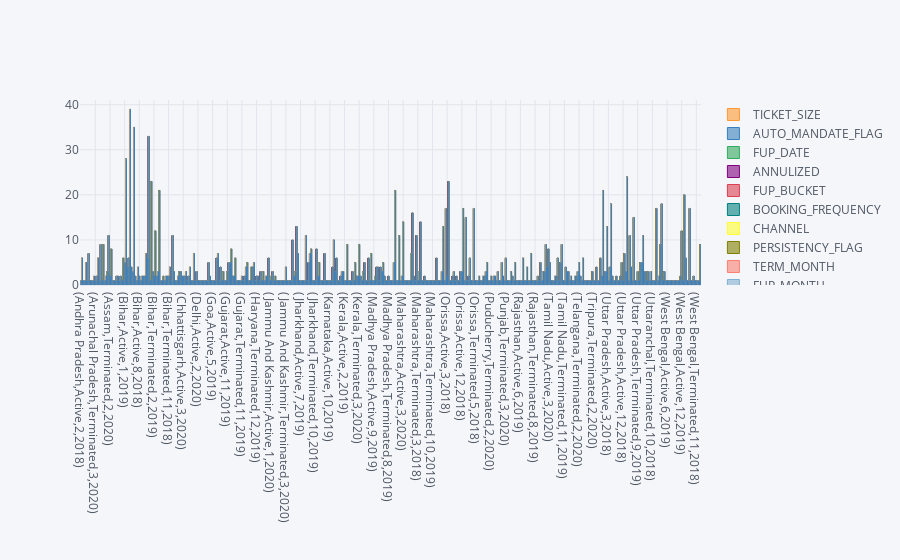

This figure's notebook cell:
### Code cell
x=df.AGENT_STATUS
y=df.CLEAN_STATE
z=df.FUP_DATE.dt.month
s=df.FUP_DATE.dt.year
# plt.figure(figsize=(30,10))
e=df.groupby([y,x,z,s]).count()
e.iplot(kind='bar')

### Figure 1 — Plotly figure (JSON) as saved in the notebook; plotly's stock layout.template omitted (floating-point values rounded to 4 significant figures; data arrays with more than 128 entries replaced by an {"elided": "..."} marker saying what was removed)
{"data": [{"marker": {"color": "rgba(255, 153, 51, 0.6)", "line": {"color": "rgba(255, 153, 51, 1.0)", "width": 1}}, "name": "TICKET_SIZE", "orientation": "v", "text": "", "type": "bar", "x": {"elided": "466 str values"}, "y": {"elided": "466 int values"}}, {"marker": {"color": "rgba(55, 128, 191, 0.6)", "line": {"color": "rgba(55, 128, 191, 1.0)", "width": 1}}, "name": "AUTO_MANDATE_FLAG", "orientation": "v", "text": "", "type": "bar", "x": {"elided": "466 str values"}, "y": {"elided": "466 int values"}}, {"marker": {"color": "rgba(50, 171, 96, 0.6)", "line": {"color": "rgba(50, 171, 96, 1.0)", "width": 1}}, "name": "FUP_DATE", "orientation": "v", "text": "", "type": "bar", "x": {"elided": "466 str values"}, "y": {"elided": "466 int values"}}, {"marker": {"color": "rgba(128, 0, 128, 0.6)", "line": {"color": "rgba(128, 0, 128, 1.0)", "width": 1}}, "name": "ANNULIZED", "orientation": "v", "text": "", "type": "bar", "x": {"elided": "466 str values"}, "y": {"elided": "466 int values"}}, {"marker": {"color": "rgba(219, 64, 82, 0.6)", "line": {"color": "rgba(219, 64, 82, 1.0)", "width": 1}}, "name": "FUP_BUCKET", "orientation": "v", "text": "", "type": "bar", "x": {"elided": "466 str values"}, "y": {"elided": "466 int values"}}, {"marker": {"color": "rgba(0, 128, 128, 0.6)", "line": {"color": "rgba(0, 128, 128, 1.0)", "width": 1}}, "name": "BOOKING_FREQUENCY", "orientation": "v", "text": "", "type": "bar", "x": {"elided": "466 str values"}, "y": {"elided": "466 int values"}}, {"marker": {"color": "rgba(255, 255, 51, 0.6)", "line": {"color": "rgba(255, 255, 51, 1.0)", "width": 1}}, "name": "CHANNEL", "orientation": "v", "text": "", "type": "bar", "x": {"elided": "466 str values"}, "y": {"elided": "466 int values"}}, {"marker": {"color": "rgba(128, 128, 0, 0.6)", "line": {"color": "rgba(128, 128, 0, 1.0)", "width": 1}}, "name": "PERSISTENCY_FLAG", "orientation": "v", "text": "", "type": "bar", "x": {"elided": "466 str values"}, "y": {"elided": "466 int values"}}, {"marker": {"color": "rgba(251, 128, 114, 0.6)", "line": {"color": "rgba(251, 128, 114, 1.0)", "width": 1}}, "name": "TERM_MONTH", "orientation": "v", "text": "", "type": "bar", "x": {"elided": "466 str values"}, "y": {"elided": "466 int values"}}, {"marker": {"color": "rgba(128, 177, 211, 0.6)", "line": {"color": "rgba(128, 177, 211, 1.0)", "width": 1}}, "name": "FUP_MONTH", "orientation": "v", "text": "", "type": "bar", "x": {"elided": "466 str values"}, "y": {"elided": "466 int values"}}, {"marker": {"color": "rgba(128, 177, 211, 0.6)", "line": {"color": "rgba(128, 177, 211, 0.8999999999999999)", "width": 1}}, "name": "PAYMETHOD", "orientation": "v", "text": "", "type": "bar", "x": {"elided": "466 str values"}, "y": {"elided": "466 int values"}}, {"marker": {"color": "rgba(255, 153, 51, 0.6)", "line": {"color": "rgba(255, 153, 51, 0.8999999999999999)", "width": 1}}, "name": "P_PRODUCT_TYPE", "orientation": "v", "text": "", "type": "bar", "x": {"elided": "466 str values"}, "y": {"elided": "466 int values"}}, {"marker": {"color": "rgba(55, 128, 191, 0.6)", "line": {"color": "rgba(55, 128, 191, 0.8999999999999999)", "width": 1}}, "name": "PRODUCT_NAME", "orientation": "v", "text": "", "type": "bar", "x": {"elided": "466 str values"}, "y": {"elided": "466 int values"}}], "layout": {"legend": {"bgcolor": "#F5F6F9", "font": {"color": "#4D5663"}}, "paper_bgcolor": "#F5F6F9", "plot_bgcolor": "#F5F6F9", "title": {"font": {"color": "#4D5663"}}, "xaxis": {"gridcolor": "#E1E5ED", "showgrid": true, "tickfont": {"color": "#4D5663"}, "title": {"font": {"color": "#4D5663"}, "text": ""}, "zerolinecolor": "#E1E5ED"}, "yaxis": {"gridcolor": "#E1E5ED", "showgrid": true, "tickfont": {"color": "#4D5663"}, "title": {"font": {"color": "#4D5663"}, "text": ""}, "zerolinecolor": "#E1E5ED"}}}
